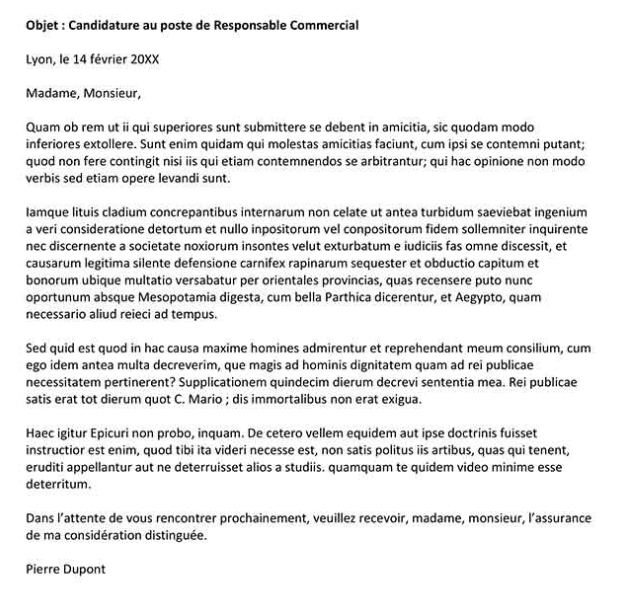
#> input picture backend/storage/documents/20251229_113528_lettre.png, 623 x 601 px
$ python -i image_processing.py   (imports and definitions only)
#> lines starting #> are read from the running program, lines starting #| are printed output that depends on the picture; after the words box and inside, x2 and y2 are one past the last pixel; in counts of white or black regions, pixels touching at a corner belong together
"""
Service de traitement d'images avec OpenCV
Améliore la qualité des images avant l'OCR
"""

import cv2
import numpy as np
from PIL import Image
import io

class ImageProcessor:
    """
    Classe pour le prétraitement des images avant OCR
    Améliore la qualité et augmente la précision de l'extraction de texte
    """

    @staticmethod
    def preprocess_image(image_path: str) -> np.ndarray:
        """
        Prétraite une image pour améliorer l'OCR

        Étapes:
        1. Conversion en niveaux de gris
        2. Réduction du bruit
        3. Binarisation (noir et blanc)
        4. Amélioration de la netteté

        Args:
            image_path: Chemin vers l'image à traiter

        Returns:
            Image numpy array prétraitée
        """
        # Lire l'image
        img = cv2.imread(image_path)
#> img is the input picture: shape (601, 623, 3); min 0, max 255, mean 233.8

        if img is None:
            raise ValueError(f"Impossible de lire l'image: {image_path}")

        # Conversion en niveaux de gris
        gray = cv2.cvtColor(img, cv2.COLOR_BGR2GRAY)

        # Réduction du bruit avec un filtre gaussien
        denoised = cv2.GaussianBlur(gray, (5, 5), 0)
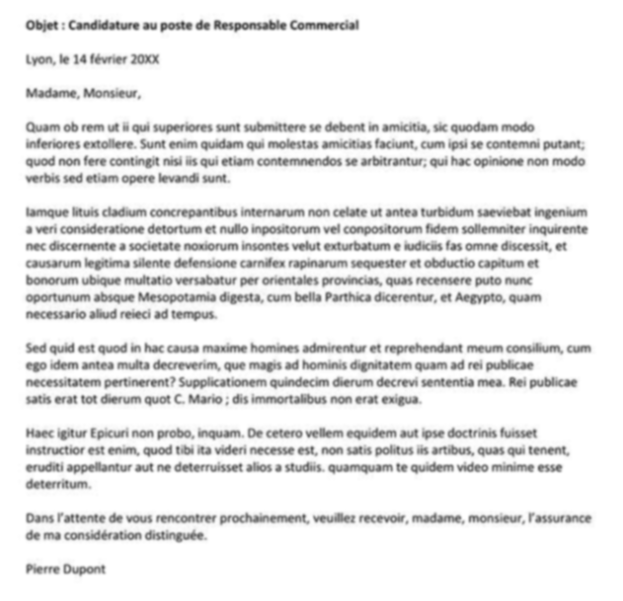
#> denoised: shape (601, 623); min 68, max 255, mean 233.8

        # Binarisation adaptative (seuillage)
        # Meilleur que le seuillage simple pour les images avec éclairage variable
        binary = cv2.adaptiveThreshold(
            denoised,
            255,
            cv2.ADAPTIVE_THRESH_GAUSSIAN_C,
            cv2.THRESH_BINARY,
            11,
            2
        )
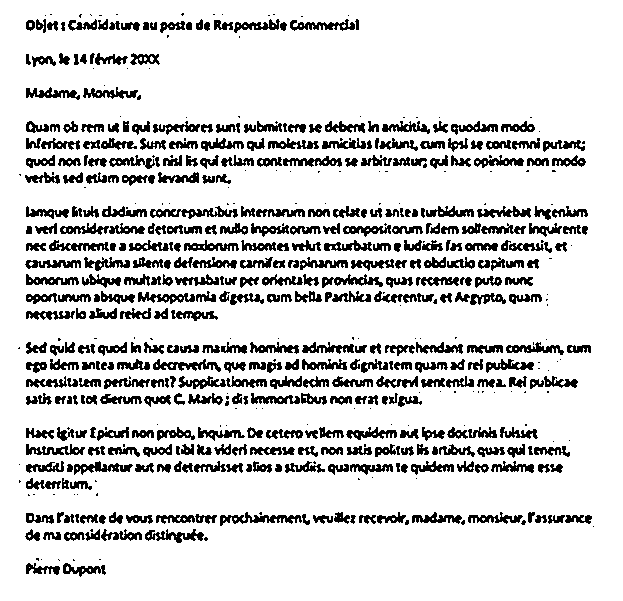
#> binary: shape (601, 623); 84.4% white; 565 black regions (156 under 20 px), largest, box (x1, y1, x2, y2) and area: (150, 206, 238, 219) 497, (220, 512, 302, 526) 477, (153, 359, 221, 372) 397

        # Amélioration de la netteté
        kernel = np.array([[-1,-1,-1],
                          [-1, 9,-1],
                          [-1,-1,-1]])
        sharpened = cv2.filter2D(binary, -1, kernel)

        return sharpened

    # [110 lines left out: functions detect_orientation, rotate_image, resize_image, get_image_info, not called in this run]

>>> result = ImageProcessor().preprocess_image('../storage/documents/20251229_113528_lettre.png')

$ run again, on backend/storage/documents/20251229_113554_facture.png
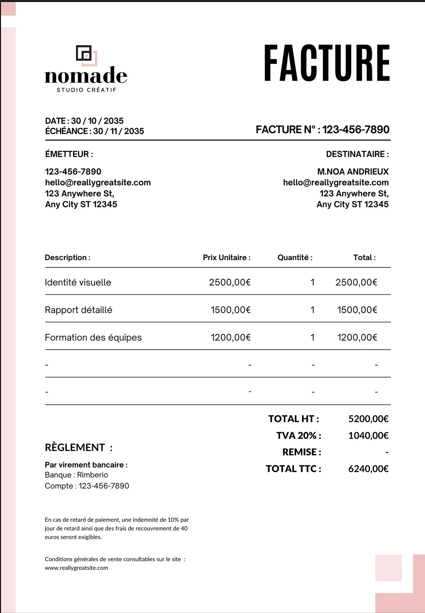
#> input picture backend/storage/documents/20251229_113554_facture.png, 425 x 613 px
#> in preprocess_image, img is the input picture: shape (613, 425, 3); mean B, G, R 241.6, 241.5, 242.6
#> in preprocess_image, `denoised = cv2.GaussianBlur(gray, (5, 5), 0)`:
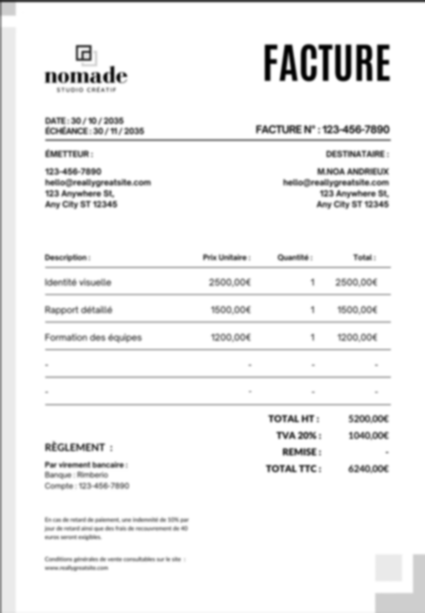
#> denoised: shape (613, 425); min 0, max 255, mean 242
#> in preprocess_image, `binary = cv2.adaptiveThreshold( denoised, 255, cv2.ADAPTIVE_THRESH_GAU..`:
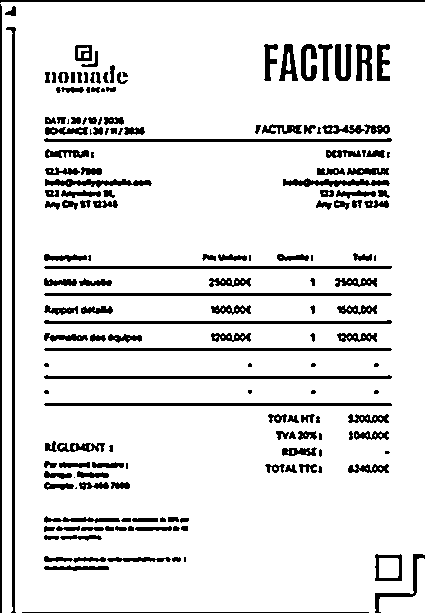
#> binary: shape (613, 425); 88.5% white; 175 black regions (26 under 20 px), largest, box (x1, y1, x2, y2) and area: (6, 27, 16, 613) 1776, (0, 4, 2, 613) 1216, (44, 320, 392, 324) 1050

$ run again, on backend/storage/documents/20251229_113908_ic-blank-invoice-template-8563_excel_fr.png
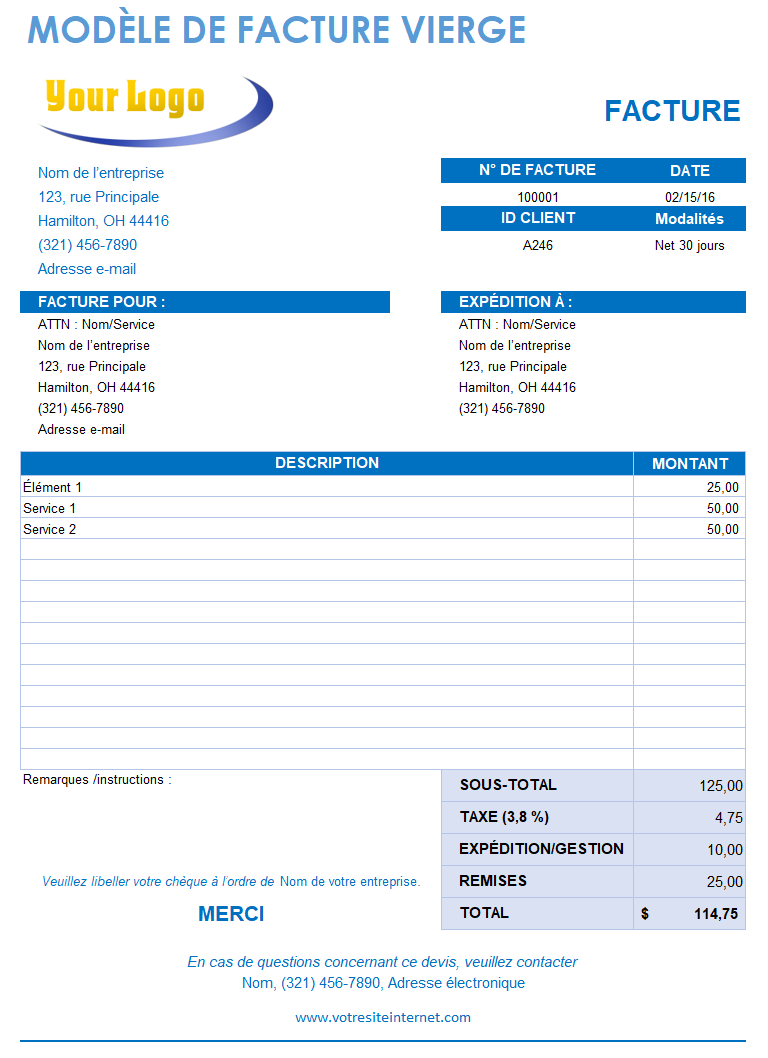
#> input picture backend/storage/documents/20251229_113908_ic-blank-invoice-template-8563_excel_fr.png, 768 x 1058 px
#> in preprocess_image, img is the input picture: shape (1058, 768, 3); mean B, G, R 246.2, 239.6, 231.5
#> in preprocess_image, `gray = cv2.cvtColor(img, cv2.COLOR_BGR2GRAY)`:
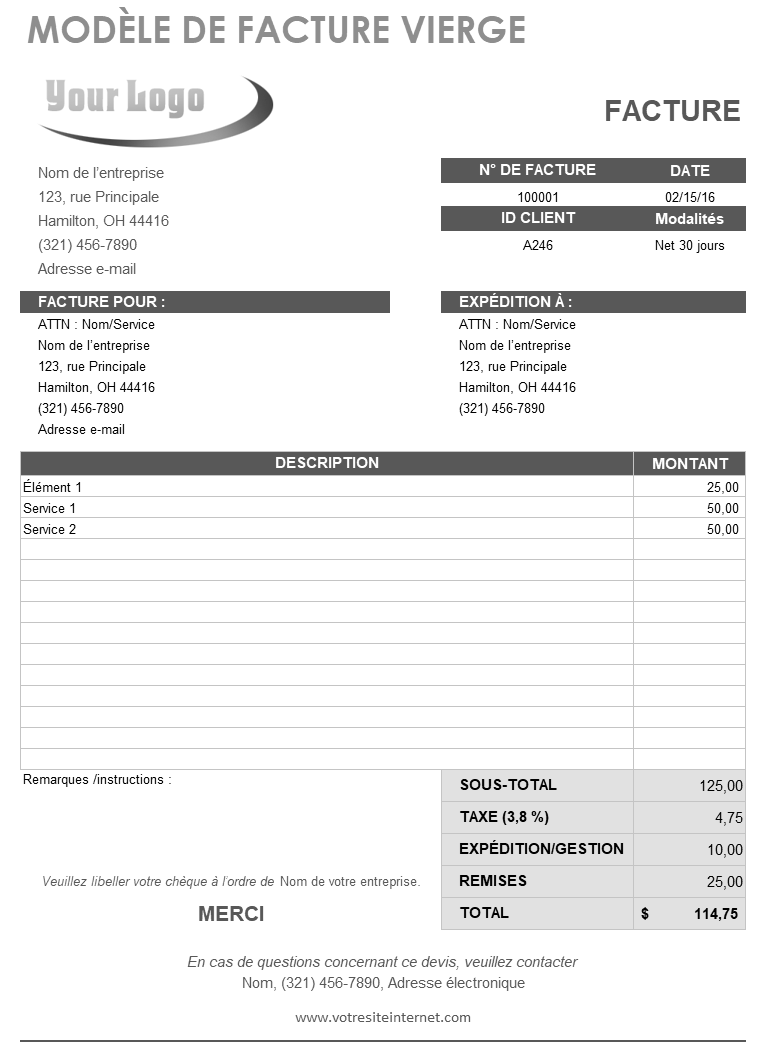
#> gray: shape (1058, 768); min 0, max 255, mean 237.9
#> in preprocess_image, `binary = cv2.adaptiveThreshold( denoised, 255, cv2.ADAPTIVE_THRESH_GAU..`:
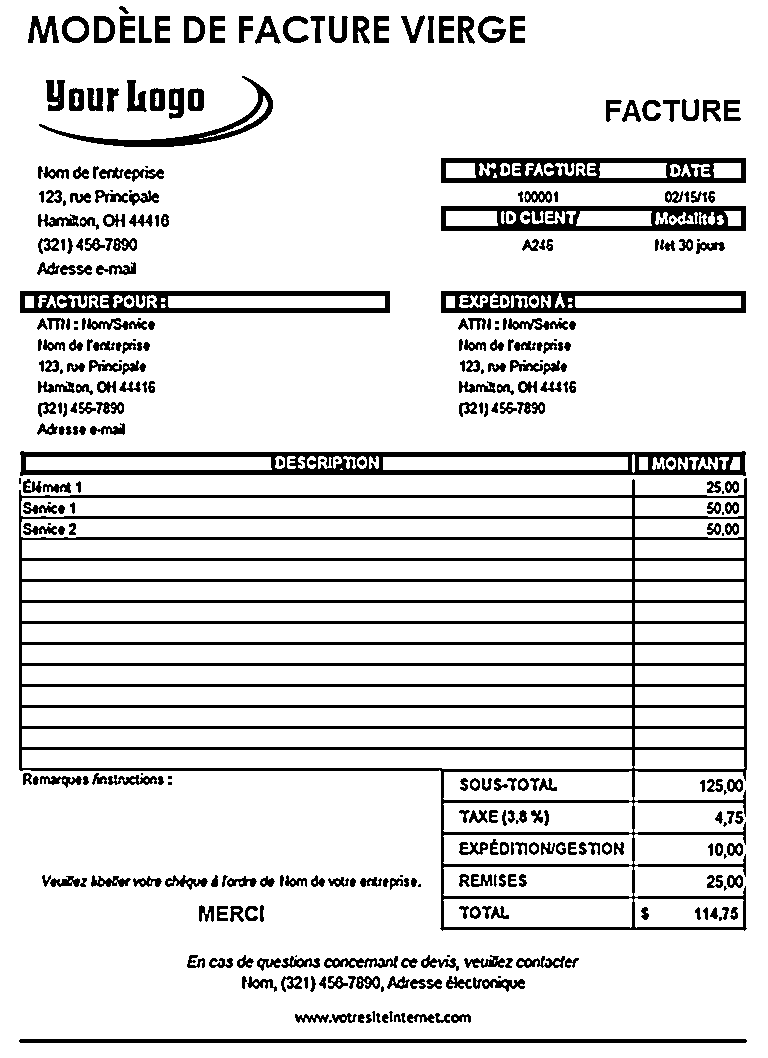
#> binary: shape (1058, 768); 86.9% white; 358 black regions (50 under 20 px), largest, box (x1, y1, x2, y2) and area: (19, 478, 747, 931) 38123, (20, 451, 746, 476) 8611, (441, 158, 746, 183) 4594
